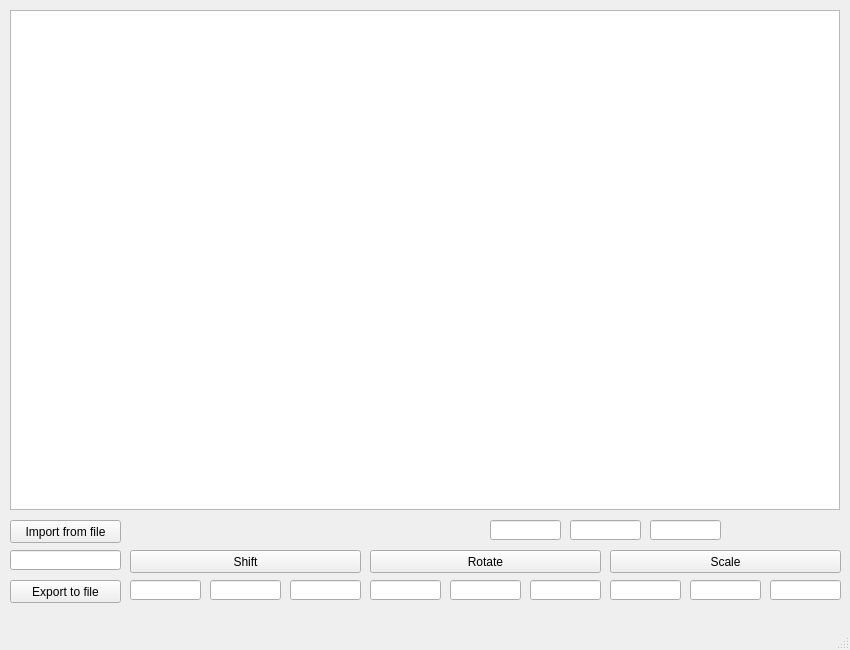
<?xml version="1.0" encoding="UTF-8"?>
<ui version="4.0">
 <class>MainWindow</class>
 <widget class="QMainWindow" name="MainWindow">
  <property name="geometry">
   <rect>
    <x>0</x>
    <y>0</y>
    <width>850</width>
    <height>650</height>
   </rect>
  </property>
  <property name="windowTitle">
   <string>MainWindow</string>
  </property>
  <widget class="QWidget" name="centralwidget">
   <widget class="QGraphicsView" name="graphicsView">
    <property name="geometry">
     <rect>
      <x>10</x>
      <y>10</y>
      <width>830</width>
      <height>500</height>
     </rect>
    </property>
   </widget>
   <widget class="QPushButton" name="shift_button">
    <property name="geometry">
     <rect>
      <x>130</x>
      <y>550</y>
      <width>231</width>
      <height>23</height>
     </rect>
    </property>
    <property name="text">
     <string>Shift</string>
    </property>
   </widget>
   <widget class="QLineEdit" name="x_shift_input">
    <property name="geometry">
     <rect>
      <x>130</x>
      <y>580</y>
      <width>71</width>
      <height>20</height>
     </rect>
    </property>
    <property name="text">
     <string/>
    </property>
   </widget>
   <widget class="QLineEdit" name="y_shift_input">
    <property name="geometry">
     <rect>
      <x>210</x>
      <y>580</y>
      <width>71</width>
      <height>20</height>
     </rect>
    </property>
   </widget>
   <widget class="QLineEdit" name="z_shift_input">
    <property name="geometry">
     <rect>
      <x>290</x>
      <y>580</y>
      <width>71</width>
      <height>20</height>
     </rect>
    </property>
   </widget>
   <widget class="QPushButton" name="rotate_button">
    <property name="geometry">
     <rect>
      <x>370</x>
      <y>550</y>
      <width>231</width>
      <height>23</height>
     </rect>
    </property>
    <property name="text">
     <string>Rotate</string>
    </property>
   </widget>
   <widget class="QLineEdit" name="yz_angle_input">
    <property name="geometry">
     <rect>
      <x>450</x>
      <y>580</y>
      <width>71</width>
      <height>20</height>
     </rect>
    </property>
   </widget>
   <widget class="QLineEdit" name="y_centre_input">
    <property name="geometry">
     <rect>
      <x>570</x>
      <y>520</y>
      <width>71</width>
      <height>20</height>
     </rect>
    </property>
   </widget>
   <widget class="QLineEdit" name="z_centre_input">
    <property name="geometry">
     <rect>
      <x>650</x>
      <y>520</y>
      <width>71</width>
      <height>20</height>
     </rect>
    </property>
   </widget>
   <widget class="QPushButton" name="scale_button">
    <property name="geometry">
     <rect>
      <x>610</x>
      <y>550</y>
      <width>231</width>
      <height>23</height>
     </rect>
    </property>
    <property name="text">
     <string>Scale</string>
    </property>
   </widget>
   <widget class="QLineEdit" name="x_centre_input">
    <property name="geometry">
     <rect>
      <x>490</x>
      <y>520</y>
      <width>71</width>
      <height>20</height>
     </rect>
    </property>
    <property name="text">
     <string/>
    </property>
   </widget>
   <widget class="QLineEdit" name="y_scale_input">
    <property name="geometry">
     <rect>
      <x>690</x>
      <y>580</y>
      <width>71</width>
      <height>20</height>
     </rect>
    </property>
   </widget>
   <widget class="QLineEdit" name="x_scale_input">
    <property name="geometry">
     <rect>
      <x>610</x>
      <y>580</y>
      <width>71</width>
      <height>20</height>
     </rect>
    </property>
    <property name="text">
     <string/>
    </property>
   </widget>
   <widget class="QLineEdit" name="z_scale_input">
    <property name="geometry">
     <rect>
      <x>770</x>
      <y>580</y>
      <width>71</width>
      <height>20</height>
     </rect>
    </property>
   </widget>
   <widget class="QLineEdit" name="xy_angle_input">
    <property name="geometry">
     <rect>
      <x>370</x>
      <y>580</y>
      <width>71</width>
      <height>20</height>
     </rect>
    </property>
    <property name="text">
     <string/>
    </property>
   </widget>
   <widget class="QLineEdit" name="zx_angle_input">
    <property name="geometry">
     <rect>
      <x>530</x>
      <y>580</y>
      <width>71</width>
      <height>20</height>
     </rect>
    </property>
   </widget>
   <widget class="QPushButton" name="import_button">
    <property name="geometry">
     <rect>
      <x>10</x>
      <y>520</y>
      <width>111</width>
      <height>23</height>
     </rect>
    </property>
    <property name="text">
     <string>Import from file</string>
    </property>
   </widget>
   <widget class="QPushButton" name="export_button">
    <property name="geometry">
     <rect>
      <x>10</x>
      <y>580</y>
      <width>111</width>
      <height>23</height>
     </rect>
    </property>
    <property name="text">
     <string>Export to file</string>
    </property>
   </widget>
   <widget class="QLineEdit" name="file_name_input">
    <property name="geometry">
     <rect>
      <x>10</x>
      <y>550</y>
      <width>111</width>
      <height>20</height>
     </rect>
    </property>
   </widget>
  </widget>
  <widget class="QMenuBar" name="menubar">
   <property name="geometry">
    <rect>
     <x>0</x>
     <y>0</y>
     <width>850</width>
     <height>21</height>
    </rect>
   </property>
  </widget>
  <widget class="QStatusBar" name="statusbar"/>
 </widget>
 <resources/>
 <connections/>
</ui>
